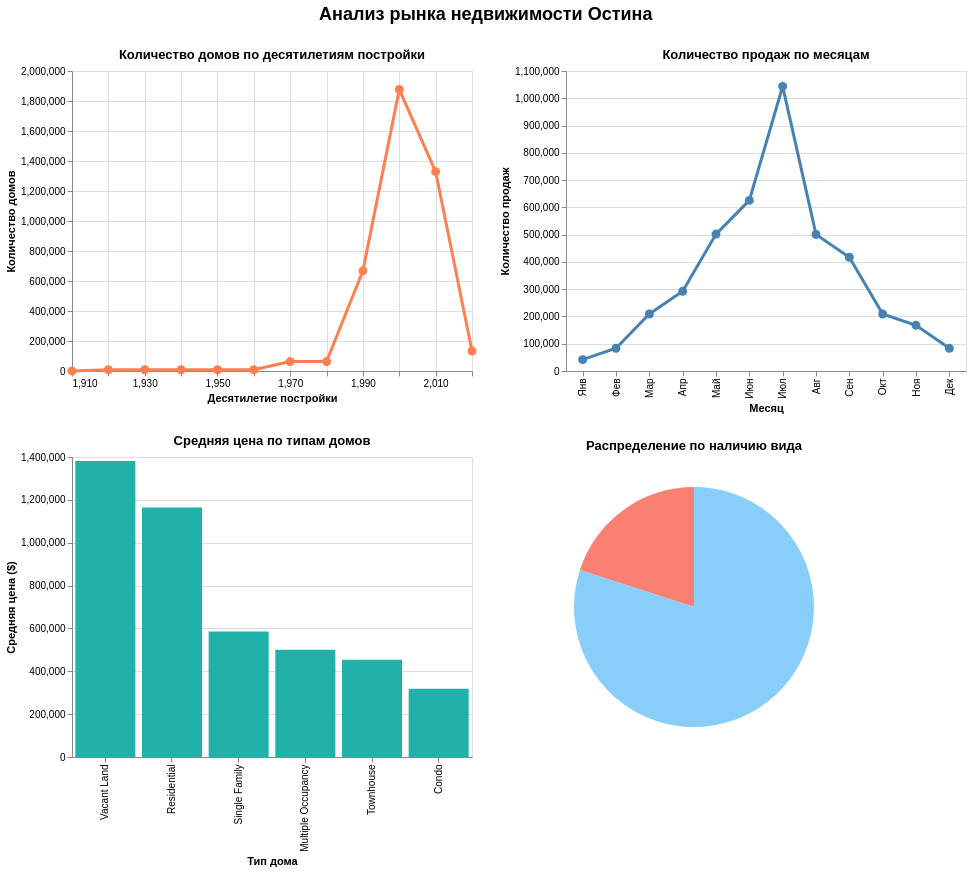

The notebook cell saved with this chart:
### Markdown cell above
Проведем анализ датасета и создадим дашборд, отражающий ключевые метрики

### Code cell
import altair as alt
import pandas as pd
import numpy as np

# ФИЛЬТР: оставляем только Austin
df_austin = df_dropped[df_dropped['city'] == 'austin']

# Подготовка данных
df_pd = df[['yearBuilt', 'latest_salemonth', 'homeType', 'latestPrice', 'hasView']].compute()

# Предобработка данных
df_pd['build_decade'] = (df_pd['yearBuilt'] // 10) * 10
df_pd['sale_month'] = pd.to_numeric(df_pd['latest_salemonth'], errors='coerce')
df_pd['view_category'] = df_pd['hasView'].astype(str).map({
    'True': 'Есть вид',
    'False': 'Нет вида'
})

# ГРАФИК 1
decade_data = df_pd[df_pd['build_decade'] > 1900].groupby('build_decade').size().reset_index(name='count')

hover1 = alt.selection_single(on='mouseover', nearest=True, fields=['build_decade'])

chart1 = alt.Chart(decade_data).mark_line(
    point=alt.OverlayMarkDef(color='coral', size=80, filled=True),
    color='coral',
    strokeWidth=3
).encode(
    x=alt.X('build_decade:Q', title='Десятилетие постройки'),
    y=alt.Y('count:Q', title='Количество домов'),
    tooltip=[
        alt.Tooltip('build_decade:Q', title='Десятилетие', format='d'),
        alt.Tooltip('count:Q', title='Количество домов')
    ]
).properties(
    title='Количество домов по десятилетиям постройки',
    width=400,
    height=300
).add_selection(hover1)

# ГРАФИК 2
month_names = ['Янв', 'Фев', 'Мар', 'Апр', 'Май', 'Июн',
               'Июл', 'Авг', 'Сен', 'Окт', 'Ноя', 'Дек']

monthly_data = []
for i, month in enumerate(month_names, 1):
    count = len(df_pd[df_pd['sale_month'] == i])
    monthly_data.append({'month': month, 'count': count, 'month_num': i})

monthly_df = pd.DataFrame(monthly_data)

hover2 = alt.selection_single(on='mouseover', nearest=True, fields=['month'])

chart2 = alt.Chart(monthly_df).mark_line(
    point=alt.OverlayMarkDef(color='steelblue', size=80, filled=True),
    color='steelblue',
    strokeWidth=3
).encode(
    x=alt.X('month:N', title='Месяц', sort=month_names),
    y=alt.Y('count:Q', title='Количество продаж'),
    tooltip=[
        alt.Tooltip('month:N', title='Месяц'),
        alt.Tooltip('count:Q', title='Количество продаж')
    ]
).properties(
    title='Количество продаж по месяцам',
    width=400,
    height=300
).add_selection(hover2)

# ГРАФИК 3 - с сортировкой по убыванию цены
top_types = df_pd['homeType'].value_counts().head(6).index.tolist()
type_avg = df_pd[df_pd['homeType'].isin(top_types)].groupby('homeType')['latestPrice'].mean().round(0).reset_index()
type_avg.columns = ['homeType', 'averagePrice']
type_avg = type_avg.sort_values('averagePrice', ascending=False)

# Добавляем интерактивность для третьего графика
hover3 = alt.selection_single(on='mouseover', nearest=True, fields=['homeType'])

chart3 = alt.Chart(type_avg).mark_bar(
    color='lightseagreen'
).encode(
    x=alt.X('homeType:N', title='Тип дома', sort=type_avg['homeType'].tolist()),
    y=alt.Y('averagePrice:Q', title='Средняя цена ($)'),
    tooltip=[
        alt.Tooltip('homeType:N', title='Тип дома'),
        alt.Tooltip('averagePrice:Q', title='Средняя цена', format='$,.0f')
    ]
).properties(
    title='Средняя цена по типам домов',
    width=400,
    height=300
).add_selection(hover3)

# ГРАФИК 4
view_data = df_pd[df_pd['view_category'].isin(['Нет вида', 'Есть вид'])]
view_stats = view_data.groupby('view_category').size().reset_index(name='count')
view_stats['percentage'] = (view_stats['count'] / view_stats['count'].sum() * 100).round(1)

avg_prices = view_data.groupby('view_category')['latestPrice'].mean().round(0).reset_index()
avg_prices.columns = ['view_category', 'avg_price']
view_stats = view_stats.merge(avg_prices, on='view_category')
view_stats['avg_price_formatted'] = view_stats['avg_price'].apply(lambda x: f'${x:,.0f}')

hover4 = alt.selection_single(on='mouseover', fields=['view_category'])

chart4 = alt.Chart(view_stats).mark_arc(
    outerRadius=120
).encode(
    theta=alt.Theta('count:Q'),
    color=alt.Color('view_category:N',
                    scale=alt.Scale(
                        domain=['Есть вид', 'Нет вида'],
                        range=['#FA8072', '#87CEFA']
                    ),
                    legend=None),
    tooltip=[
        alt.Tooltip('view_category:N', title='Категория'),
        alt.Tooltip('count:Q', title='Количество'),
        alt.Tooltip('percentage:Q', title='Процент', format='.1f'),
        alt.Tooltip('avg_price_formatted:N', title='Средняя цена')
    ],
    opacity=alt.condition(hover4, alt.value(1), alt.value(0.7))
).add_selection(hover4).properties(
    title='Распределение по наличию вида',
    width=400,
    height=300
)

# Объединяем
row1 = alt.hconcat(chart1, chart2)
row2 = alt.hconcat(chart3, chart4)
final_chart = alt.vconcat(row1, row2).properties(
    title=alt.TitleParams(
        'Анализ рынка недвижимости Остина',
        fontSize=18,
        anchor='middle',
        offset=25
    )
)

final_chart

### Figure 1 — Vega-Lite specification as saved in the notebook (floating-point values rounded to 4 significant figures)
{"config": {"view": {"continuousWidth": 300, "continuousHeight": 300}}, "vconcat": [{"hconcat": [{"data": {"name": "data-23bbf4a630961b0764cd46f35a938314"}, "mark": {"type": "line", "color": "coral", "point": {"color": "coral", "filled": true, "size": 80}, "strokeWidth": 3}, "encoding": {"tooltip": [{"field": "build_decade", "format": "d", "title": "Десятилетие", "type": "quantitative"}, {"field": "count", "title": "Количество домов", "type": "quantitative"}], "x": {"field": "build_decade", "title": "Десятилетие постройки", "type": "quantitative"}, "y": {"field": "count", "title": "Количество домов", "type": "quantitative"}}, "height": 300, "name": "view_13", "title": "Количество домов по десятилетиям постройки", "width": 400}, {"data": {"name": "data-c6e772c6fb261147d6f07efd38f7c171"}, "mark": {"type": "line", "color": "steelblue", "point": {"color": "steelblue", "filled": true, "size": 80}, "strokeWidth": 3}, "encoding": {"tooltip": [{"field": "month", "title": "Месяц", "type": "nominal"}, {"field": "count", "title": "Количество продаж", "type": "quantitative"}], "x": {"field": "month", "sort": ["Янв", "Фев", "Мар", "Апр", "Май", "Июн", "Июл", "Авг", "Сен", "Окт", "Ноя", "Дек"], "title": "Месяц", "type": "nominal"}, "y": {"field": "count", "title": "Количество продаж", "type": "quantitative"}}, "height": 300, "name": "view_14", "title": "Количество продаж по месяцам", "width": 400}]}, {"hconcat": [{"data": {"name": "data-522f19d477b0c3cf34a86c6fd9797a0c"}, "mark": {"type": "bar", "color": "lightseagreen"}, "encoding": {"tooltip": [{"field": "homeType", "title": "Тип дома", "type": "nominal"}, {"field": "averagePrice", "format": "$,.0f", "title": "Средняя цена", "type": "quantitative"}], "x": {"field": "homeType", "sort": ["Vacant Land", "Residential", "Single Family", "Multiple Occupancy", "Townhouse", "Condo"], "title": "Тип дома", "type": "nominal"}, "y": {"field": "averagePrice", "title": "Средняя цена ($)", "type": "quantitative"}}, "height": 300, "name": "view_15", "title": "Средняя цена по типам домов", "width": 400}, {"data": {"name": "data-82d80ac217da9c442995b71b2c1a847b"}, "mark": {"type": "arc", "outerRadius": 120}, "encoding": {"color": {"field": "view_category", "legend": null, "scale": {"domain": ["Есть вид", "Нет вида"], "range": ["#FA8072", "#87CEFA"]}, "type": "nominal"}, "opacity": {"condition": {"param": "param_16", "value": 1}, "value": 0.7}, "theta": {"field": "count", "type": "quantitative"}, "tooltip": [{"field": "view_category", "title": "Категория", "type": "nominal"}, {"field": "count", "title": "Количество", "type": "quantitative"}, {"field": "percentage", "format": ".1f", "title": "Процент", "type": "quantitative"}, {"field": "avg_price_formatted", "title": "Средняя цена", "type": "nominal"}]}, "height": 300, "name": "view_16", "title": "Распределение по наличию вида", "width": 400}]}], "params": [{"name": "param_13", "select": {"type": "point", "fields": ["build_decade"], "nearest": true, "on": "mouseover"}, "views": ["view_13"]}, {"name": "param_14", "select": {"type": "point", "fields": ["month"], "nearest": true, "on": "mouseover"}, "views": ["view_14"]}, {"name": "param_15", "select": {"type": "point", "fields": ["homeType"], "nearest": true, "on": "mouseover"}, "views": ["view_15"]}, {"name": "param_16", "select": {"type": "point", "fields": ["view_category"], "on": "mouseover"}, "views": ["view_16"]}], "title": {"text": "Анализ рынка недвижимости Остина", "anchor": "middle", "fontSize": 18, "offset": 25}, "$schema": "https://vega.github.io/schema/vega-lite/v5.20.1.json", "datasets": {"data-23bbf4a630961b0764cd46f35a938314": [{"build_decade": 1910, "count": 446}, {"build_decade": 1920, "count": 8417}, {"build_decade": 1930, "count": 8255}, {"build_decade": 1940, "count": 8393}, {"build_decade": 1950, "count": 8425}, {"build_decade": 1960, "count": 8384}, {"build_decade": 1970, "count": 62860}, {"build_decade": 1980, "count": 62924}, {"build_decade": 1990, "count": 667971}, {"build_decade": 2000, "count": 1876449}, {"build_decade": 2010, "count": 1329246}, {"build_decade": 2020, "count": 133230}], "data-c6e772c6fb261147d6f07efd38f7c171": [{"month": "Янв", "count": 41626, "month_num": 1}, {"month": "Фев", "count": 83431, "month_num": 2}, {"month": "Мар", "count": 209013, "month_num": 3}, {"month": "Апр", "count": 292185, "month_num": 4}, {"month": "Май", "count": 501998, "month_num": 5}, {"month": "Июн", "count": 625616, "month_num": 6}, {"month": "Июл", "count": 1043665, "month_num": 7}, {"month": "Авг", "count": 500827, "month_num": 8}, {"month": "Сен", "count": 417119, "month_num": 9}, {"month": "Окт", "count": 208897, "month_num": 10}, {"month": "Ноя", "count": 167562, "month_num": 11}, {"month": "Дек", "count": 83061, "month_num": 12}], "data-522f19d477b0c3cf34a86c6fd9797a0c": [{"homeType": "Vacant Land", "averagePrice": 1382000.0}, {"homeType": "Residential", "averagePrice": 1164000.0}, {"homeType": "Single Family", "averagePrice": 586100.0}, {"homeType": "Multiple Occupancy", "averagePrice": 499900.0}, {"homeType": "Townhouse", "averagePrice": 454300.0}, {"homeType": "Condo", "averagePrice": 318400.0}], "data-82d80ac217da9c442995b71b2c1a847b": [{"view_category": "Есть вид", "count": 834988, "percentage": 20.0, "avg_price": 778300.0, "avg_price_formatted": "$778,280"}, {"view_category": "Нет вида", "count": 3340012, "percentage": 80.0, "avg_price": 531800.0, "avg_price_formatted": "$531,796"}]}}
